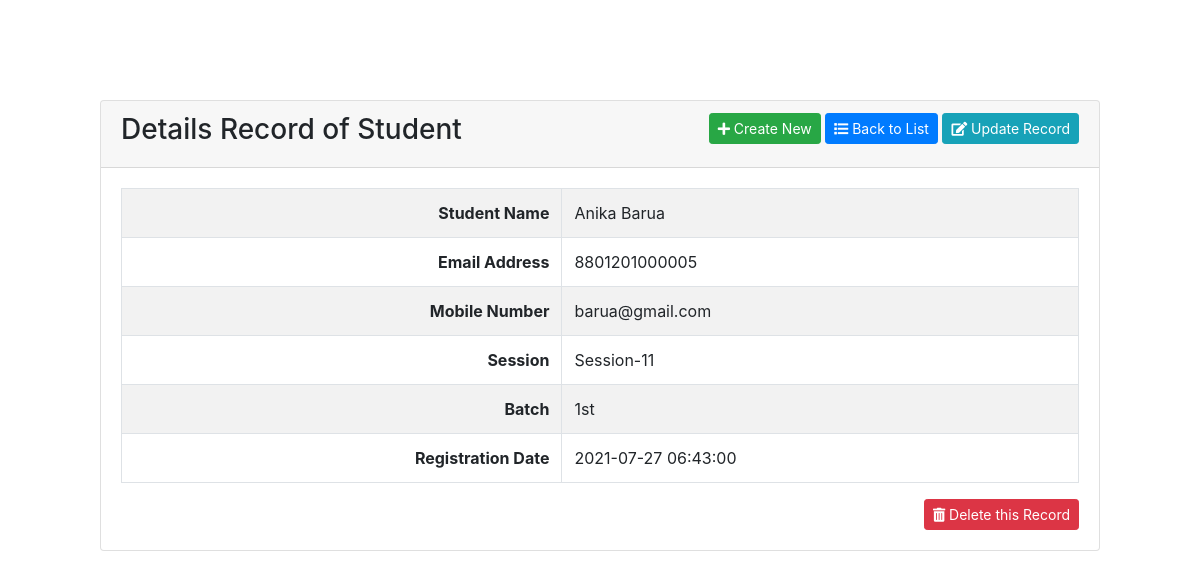
The app's page /PHP_Basic_CRUD/details.php?id=5 with its own data.
### tables this page shows
CREATE TABLE `students` (
  `id` int(10) NOT NULL,
  `student_id` varchar(255) NOT NULL,
  `student_name` varchar(255) NOT NULL,
  `mobile` varchar(100) NOT NULL,
  `email` varchar(200) DEFAULT NULL,
  `session` varchar(100) NOT NULL,
  `batch` varchar(100) NOT NULL,
  `created_by` int(10) DEFAULT NULL,
  `updated_by` int(10) DEFAULT NULL,
  `created_at` timestamp NOT NULL DEFAULT CURRENT_TIMESTAMP,
  `updated_at` timestamp NOT NULL DEFAULT CURRENT_TIMESTAMP
);

### PHP_Basic_CRUD/details.php (the view, shortened to what this page needs)
<?php
require_once "connection.php";
$recordID = $_GET['id'];
if(isset($recordID)) {
    $singleRecordQuery = "SELECT * FROM students WHERE id=$recordID";
    $result = mysqli_query($connection, $singleRecordQuery);
    $row = mysqli_fetch_array($result);
}
?>
<!DOCTYPE html>
<html lang="en">
    <head>
        <?php include "head.php"; ?>
    </head>
    <body>
        <div class="container1">
            <div class="card">
                <div class="card-header">
                    <div class="row">
                        <div class="col-sm-6">
                            <h3 class="pull-left">Details Record of Student</h3>
                        </div>
                        <div class="col-sm-6 text-right">
                            <div class="btn-group" role="group">
                                <a href="create.php" class="btn btn-sm btn-success">
                                    <span class="fas fa-plus"></span>&nbsp;Create New
                                </a>
                            </div>
                            <div class="btn-group" role="group">
                                <a href="index.php" class="btn btn-sm btn-primary">
                                    <span class='fas fa-list'></span>&nbsp;Back to List
                                </a>
                            </div>
                            <div class="btn-group" role="group">
                                <a href="edit.php?id=<?php echo $recordID; ?>" class="btn btn-sm btn-info">
                                    <span class='fas fa-edit'></span>&nbsp;Update Record
                                </a>
                            </div>
                        </div>
                    </div>
                </div>
                <div class="card-body">
                    <div class="row">
                        <div class="col-md-12">
                            <table class='table table-bordered table-striped'>
                                <tbody>
                                <tr>
                                    <td class="font-weight-bold text-right">Student Name</td>
                                    <td><?php echo $row["student_name"] ?></td>
                                </tr>
                                <tr>
                                    <td class="font-weight-bold text-right">Email Address</td>
                                    <td><?php echo $row["mobile"] ?></td>
                                </tr>
                                <tr>
                                    <td class="font-weight-bold text-right">Mobile Number</td>
                                    <td><?php echo $row["email"] ?></td>
                                </tr>
                                <tr>
                                    <td class="font-weight-bold text-right">Session</td>
                                    <td><?php echo $row["session"] ?></td>
                                </tr>
                                <tr>
                                    <td class="font-weight-bold text-right">Batch</td>
                                    <td><?php echo $row["batch"] ?></td>
                                </tr>
                                <tr>
                                    <td class="font-weight-bold text-right">Registration Date</td>
                                    <td><?php echo $row["created_at"] ?></td>
                                </tr>
                                </tbody>
                            </table>
                        </div>
                    </div>
                    <div class="row">
                        <div class="col-md-12 text-right">
                            <a href="delete.php?id=<?php echo $row['id']; ?>" class="btn btn-sm btn-danger pull-right delete">
                                <span class='fas fa-trash-alt'></span>&nbsp;Delete this Record
                            </a>
                        </div>
                    </div>
                </div>
            </div>
        </div>
    </body>
</html>

### PHP_Basic_CRUD/details.php (style rules this page uses)
.container1 { padding: 100px; }

### records on screen
students: student_name "Anika Barua", mobile "8801201000005", email "barua@gmail.com", session "Session-11", batch "1st", created_at "2021-07-27 06:43:00"
